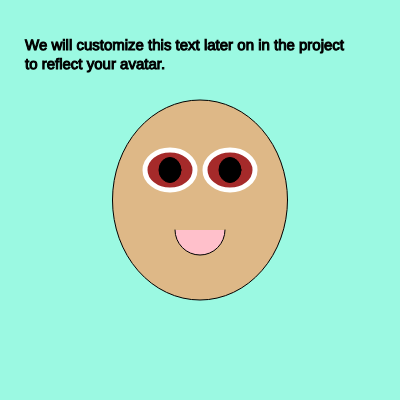
Frame 1 (no input)
Frame 60 (no input): identical to frame 1, image omitted
Frame 120 (the mouse pressed at the canvas centre since frame 60): identical to frame 1, image omitted

The p5.js sketch that drew this single still picture (run headless with seeded random() and noise() and a simulated clock; from frame 60 on, the mouse is pressed at the canvas centre):

// p5.js sketch
// ── sketch.js
let eyeWidth = 50;
let eyeHeight = 40;
let pupilWidth = 22;
let pupilHeight = 25;

function setup() {
    createCanvas(400, 400);
}

function draw() {
    rectMode(CENTER);
    angleMode(DEGREES);
    background(155, 249, 226);
    textSize(24);

    // Abstract Art
    /* textAlign(CENTER, CENTER);
    text("Brave, not perfect", width / 2, height / 2);
    ellipse(60, 320, 100, 150);
    line(200, 400, 500, 400);
    rect(200, 200, 120, 40);
    arc(320, 50, 100, 100, 0, 180);
    textSize(30);
    text("Sushmita", 300, 390);
    textSize(15);
    text("This is a piece of art\nwe created to practice\ndrawing shapes and\ntext to a p5.js sketch.", 120, 75) */

    // Face
    fill("BurlyWood");
    ellipse(width / 2, height / 2, 175, 200);

    // Eyes
    fill("brown");
    stroke("white");
    strokeWeight(5);
    ellipse(170, 170, eyeWidth, eyeHeight);
    ellipse(230, 170, eyeWidth, eyeHeight);

    // Pupils
    stroke("black");
    strokeWeight(1);
    fill("black");
    ellipse(170, 170, pupilWidth, pupilHeight);
    ellipse(230, 170, pupilWidth, pupilHeight);

    // Mouth
    fill("pink");
    arc(200, 230, 50, 50, 0, 180);

    // Text
    fill("black");
    textSize(15);
    text("We will customize this text later on in the project\nto reflect your avatar.", 25, 50);
}
